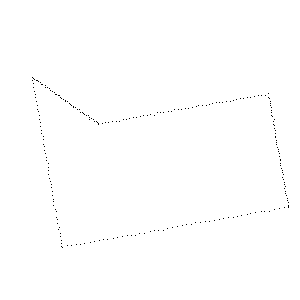
#> input picture cv2_map/evaluation_data/image_7.png, 300 x 300 px, found by its file name
$ python cv2_contour.py
#> lines starting #> are read from the running program, lines starting #| are printed output that depends on the picture; after the words box and inside, x2 and y2 are one past the last pixel; in counts of white or black regions, pixels touching at a corner belong together

import cv2
import numpy as np
from matplotlib import pyplot as plt

def process_image(image_path):
    # Reading image
    img = cv2.imread(image_path)
#> img is the input picture: shape (300, 300, 3); 99.7% white; black in thin lines or dots, all inside (x1, y1, x2, y2) = (32, 77, 289, 248)

    # Converting image into grayscale image
    gray = cv2.cvtColor(img, cv2.COLOR_BGR2GRAY)

    # Setting threshold of gray image
    _, threshold = cv2.threshold(gray, 127, 255, cv2.THRESH_BINARY)

    # Compute the distance transform
    dist_transform = cv2.distanceTransform(threshold, cv2.DIST_L2, 5)
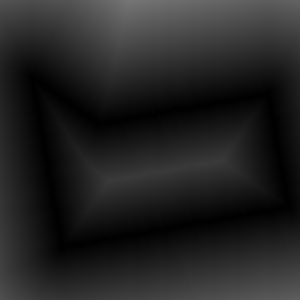
#> dist_transform: shape (300, 300) float32; min 0, max 117.5, mean 35.8
    _, sure_foreground = cv2.threshold(dist_transform, 0.05 * dist_transform.max(), 255, 0)
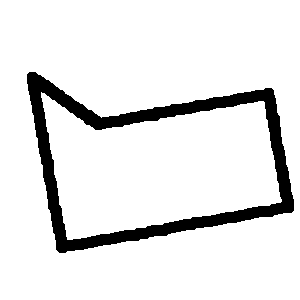
#> sure_foreground: shape (300, 300) float32; 90.1% white; 1 black region

    # Find contours on the sure foreground
    contours, _ = cv2.findContours(np.uint8(sure_foreground), cv2.RETR_TREE, cv2.CHAIN_APPROX_SIMPLE)
#> contours = 3 contours; box (x1, y1, x2, y2) and area: (0, 0, 300, 300) 89401, (26, 71, 295, 254) 33070, (41, 92, 282, 240) 23425

    # Find the index of the largest contour
    largest_contour_index = max(range(len(contours)), key=lambda i: cv2.contourArea(contours[i]))
#> largest_contour_index = 0

    # Drawing all contours except the largest one on the original image
    for i, contour in enumerate(contours):
        if i != largest_contour_index:
            cv2.drawContours(img, [contour], 0, (0, 0, 255), 2)
#> this loop made 3 passes
#> contour on pass 1: [[0, 0], [0, 299], [299, 299], [299, 0]]
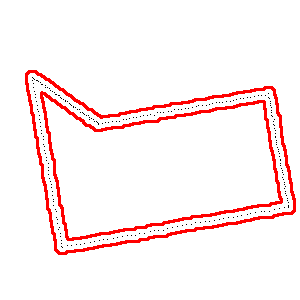
#> img: shape (300, 300, 3); 5.61% of pixels changed, all inside (x1, y1, x2, y2) = (25, 70, 296, 255)

    # Convert the BGR image to RGB
    img_rgb = cv2.cvtColor(img, cv2.COLOR_BGR2RGB)
    return img_rgb

# Paths to your images
image_path1 = r"C:\Users\eirik\OneDrive - NTNU\Semester 9\Prosjektoppgave\cv2_map\evaluation_data\image_7.png"
image_path2 = r"C:\Users\eirik\OneDrive - NTNU\Semester 9\Prosjektoppgave\cv2_map\evaluation_data\image_2.png"

# Process both images
img1 = process_image(image_path1)
img2 = process_image(image_path2)
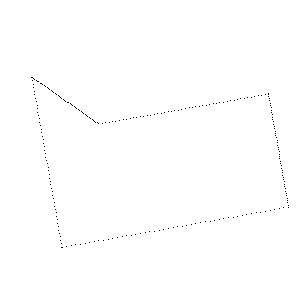
#> input picture cv2_map/evaluation_data/image_2.png, 300 x 300 px, found by its file name
#> in process_image, img is the input picture: shape (300, 300, 3); 99.7% white; black in thin lines or dots, all inside (x1, y1, x2, y2) = (31, 77, 289, 248)
#> in process_image (call 2), `_, sure_foreground = cv2.threshold(dist_transform, 0.05 * dist_transfo..`:
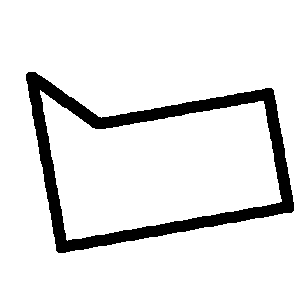
#> sure_foreground: shape (300, 300) float32; 90.2% white; 1 black region
#> in process_image (call 2), `contours, _ = cv2.findContours(np.uint8(sure_foreground), cv2.RETR_TRE..`: contours = 3 contours; box (x1, y1, x2, y2) and area: (0, 0, 300, 300) 89401, (25, 71, 295, 254) 33072, (40, 90, 282, 241) 23508
#> the loop in process_image (call 2), `for i, contour in enumerate(contours):` made 3 passes
#> after the loop in process_image (call 2), `for i, contour in enumerate(contours):`:
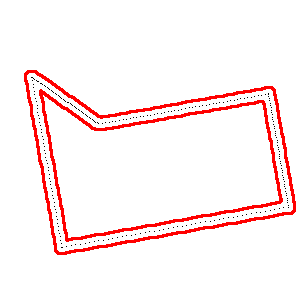
#> img: shape (300, 300, 3); 5.63% of pixels changed, all inside (x1, y1, x2, y2) = (24, 70, 296, 255)

# Use matplotlib to display the images side by side
plt.figure(figsize=(20, 10))
plt.subplot(1, 2, 1)
plt.imshow(img1)
plt.axis('on')
plt.xlabel('pixels')
plt.ylabel('pixels')
plt.title('Gaussian noise = 0.01 [m]')

plt.subplot(1, 2, 2)
plt.imshow(img2)
plt.axis('on')
plt.xlabel('pixels')
plt.ylabel('pixels')
plt.title('Gaussian noise = 0.1 [m]')

plt.show()
